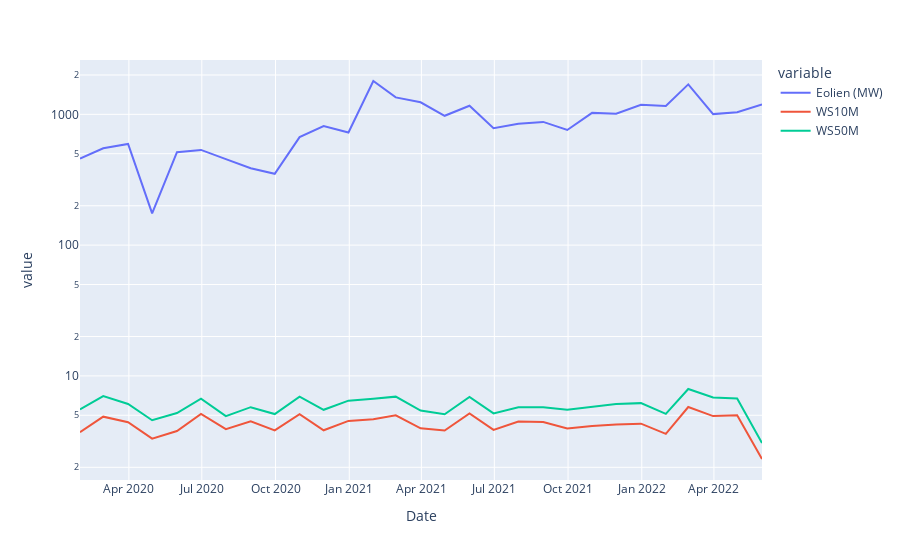

Notebook code for this chart:
### Code cell
H= df_energy_weather[['Eolien (MW)', 'WS10M', 'WS50M']]['2020':'2022'].resample('M').mean()
fig = px.line(H, log_y=True)
fig.show()
#possibilité de mettre le vent???
